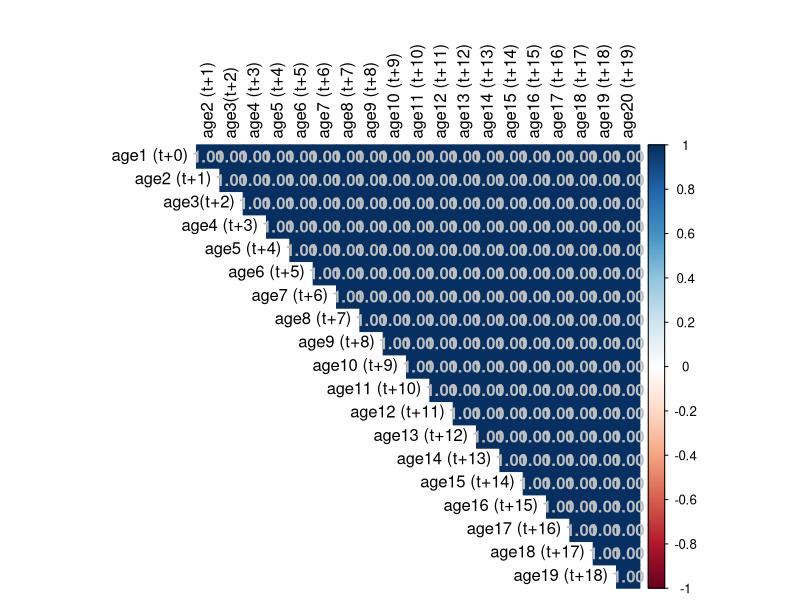
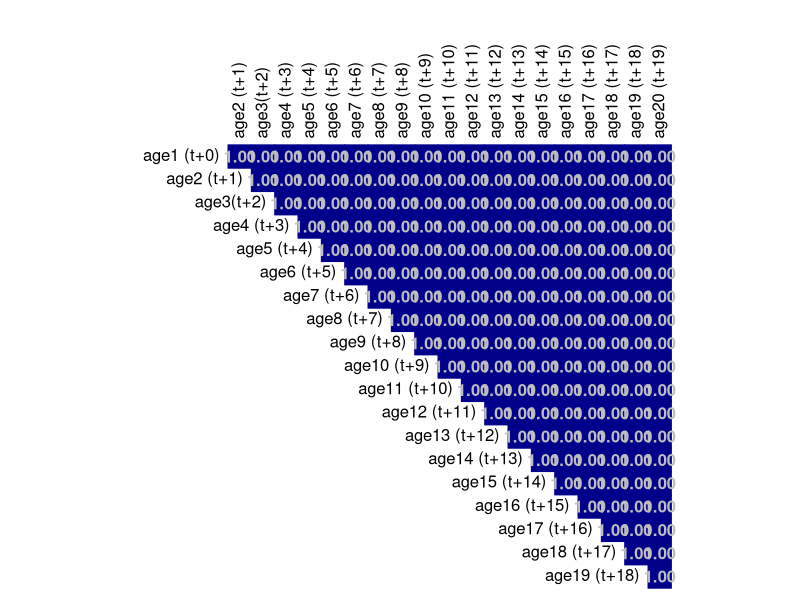
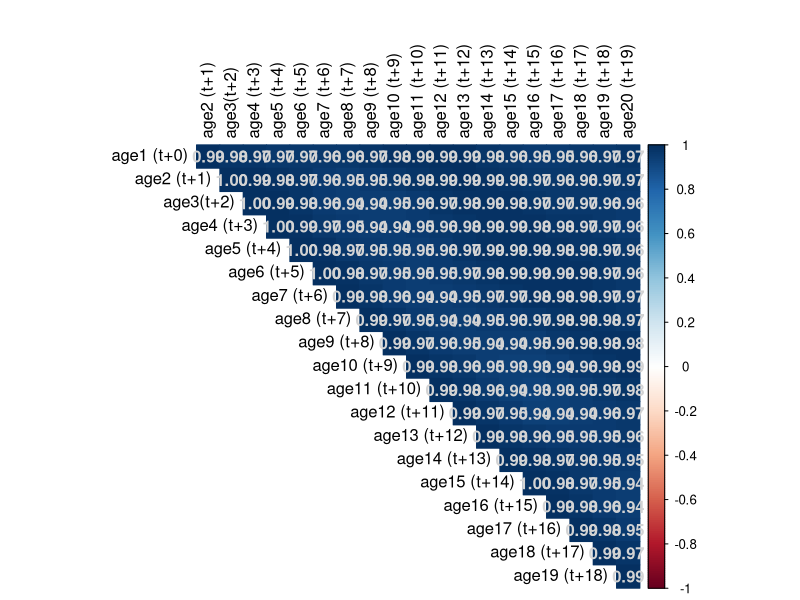
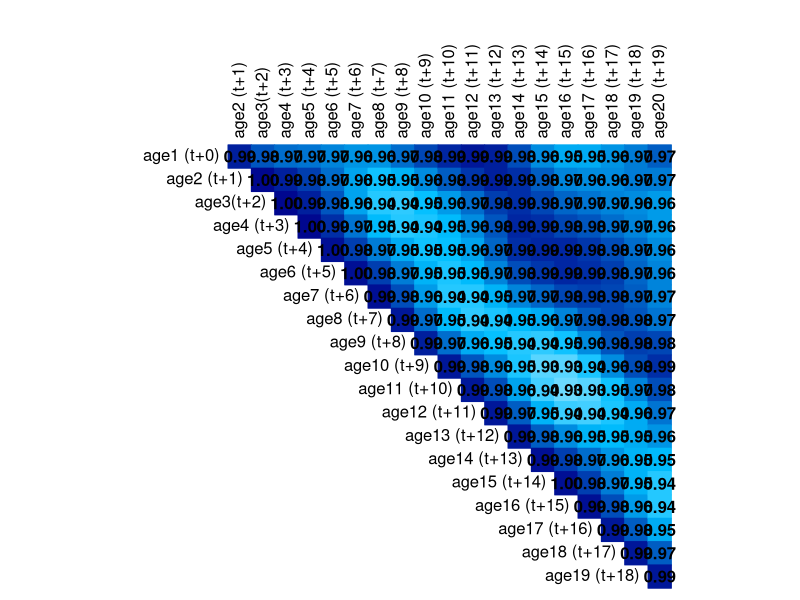
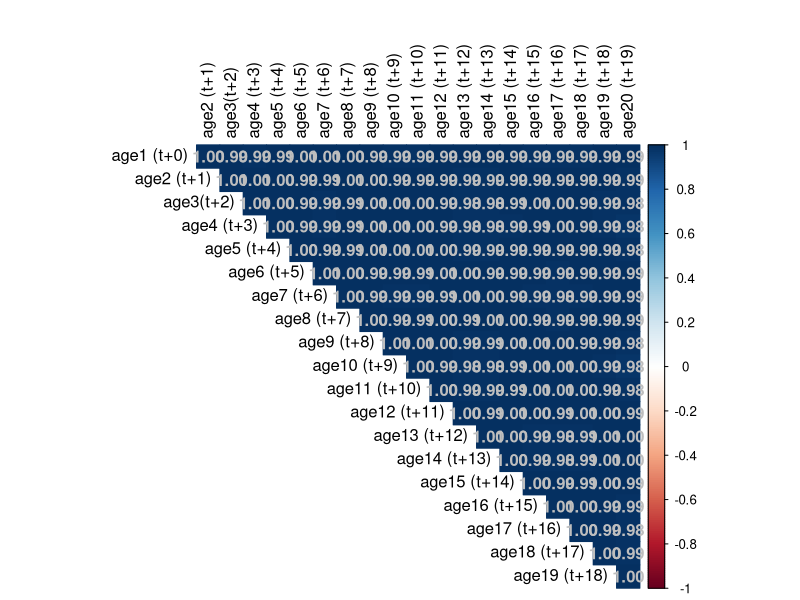
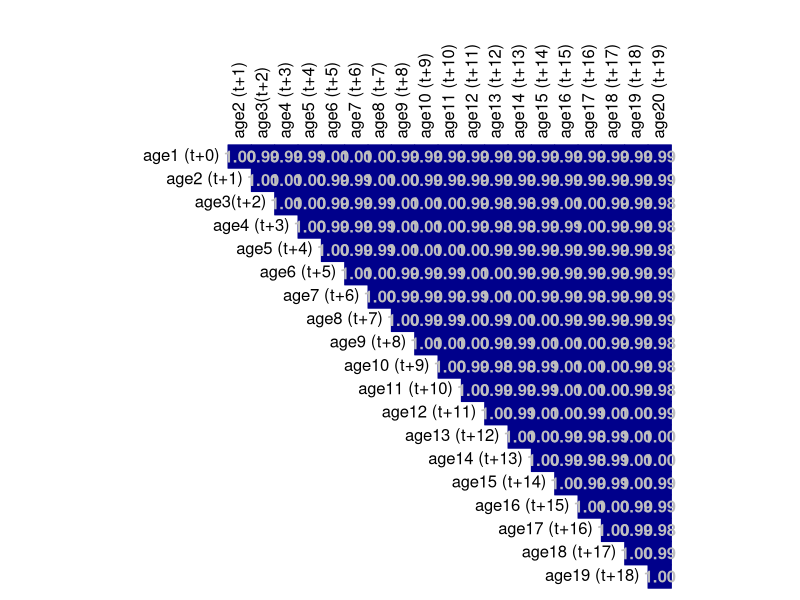
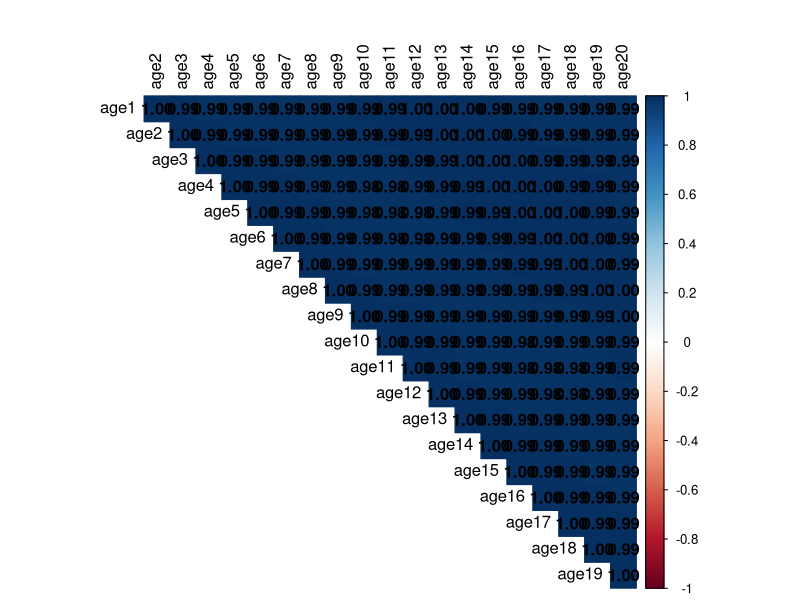
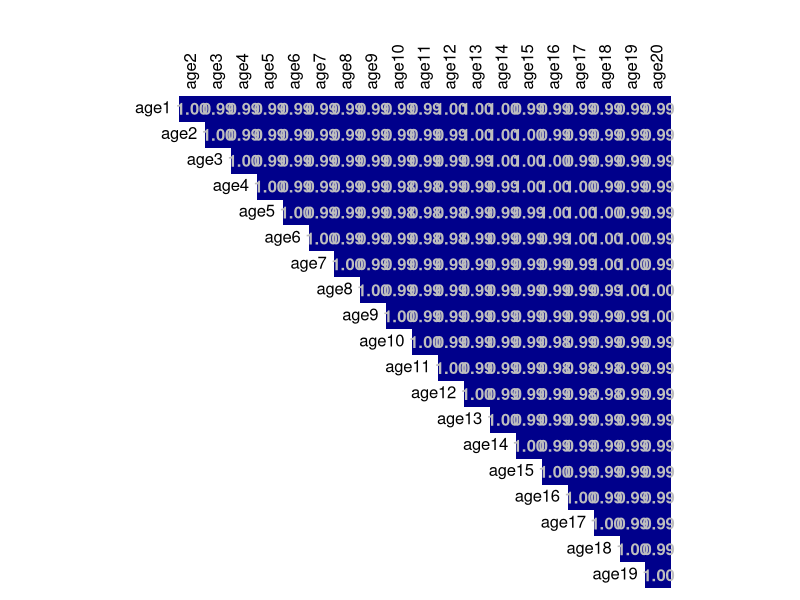

Write the R code that produced these figures, in order.
### dynamic rho visualization ####
### 
### created 8/17/22 to visualize the outputs from dyrho_parallel.R
### this is only the simulated corrplots for lagged correlation and dynamic rho correlation
### the empirical plots are in the empirical_analysis.Rmd script
### 

# load packages
library(dplyr)
library(tidyverse)
library(purrr)
library(ggplot2)
library(corrplot)
library(RColorBrewer)
library(viridisLite)

######################import the data#####################################################################################
dystats <-read.csv("dyrho_sim_stats.csv",header=T)
lagcorstats<-read.csv("lagged_correlation_sim_stats.csv",header=T)
dyrho_matrix <-read.csv("dyrho_supermatrices.csv",header=T)
lagcor_matrix <-read.csv("lagged_correlation_supermatrices.csv",header=T)


########################## SUMMARY STATISTICS #################################################################################
sumstats_dy <-dystats %>%group_by(sim)%>% summarize(mn=mean(mean), sem =sd(mean), msd=mean(sd_dyrho))
sumstats_dy 

sumstats_lagcor <-lagcorstats %>%group_by(sim)%>% summarize(mn=mean(mean_pairwisedist), sem =sd(mean_pairwisedist), msd=mean(sd_pairwisedist))
sumstats_lagcor 

######################## LAGGED CORRELATION CORRPLOT #########################################################################
lagged_ages <-c("age1 (t+0)", "age2 (t+1)","age3(t+2)","age4 (t+3)","age5 (t+4)","age6 (t+5)","age7 (t+6)","age8 (t+7)",
                "age9 (t+8)","age10 (t+9)","age11 (t+10)","age12 (t+11)","age13 (t+12)","age14 (t+13)","age15 (t+14)",
                "age16 (t+15)","age17 (t+16)","age18 (t+17)","age19 (t+18)","age20 (t+19)")

##export as .png with height =1000 and width = 1000##

### SIM I #############
lcm1 <-filter(lagcor_matrix, sim=="I")%>%select(-sim,-X)%>%as.matrix()
colnames(lcm1)<-lagged_ages
rownames(lcm1)<-lagged_ages
corrplot(lcm1, type="upper", method="color", title="", mar=c(0,0,2,0), addCoef.col = 'grey', diag=F,tl.col = "black")
#rescale
corrplot(lcm1, type="upper", method="color", title="", mar=c(0,0,2,0), 
         addCoef.col = 'grey', 
         diag=F,tl.col = "black",is.corr = T, col.lim = c(0.9, 1.0),
         #col=colorRampPalette(c("white","navy"),alpha=FALSE,space = "Lab")(50))
         col = colorRampPalette(c("white", "deepskyblue", "blue4"))(50),cl.pos="n")


### SIM II ##############
lcm2 <-filter(lagcor_matrix, sim=="II")%>%select(-sim,-X)%>%as.matrix()
colnames(lcm2)<-lagged_ages
rownames(lcm2)<-lagged_ages
corrplot(lcm2, type="upper", method="color", title="", mar=c(0,0,2,0), addCoef.col = 'light grey', diag=F,tl.col = "black")
#rescale
corrplot(lcm2, type="upper", method="color", title="", mar=c(0,0,2,0), 
         addCoef.col = 'black', 
         diag=F,tl.col = "black",is.corr = F, col.lim = c(0.9, 1.0),
         #col=colorRampPalette(c("white","navy"),alpha=FALSE,space = "Lab")(50))
         col = colorRampPalette(c("white", "deepskyblue", "blue4"))(50),cl.pos="n")



### SIM III ################
lcm3 <-filter(lagcor_matrix, sim=="III")%>%select(-sim,-X)%>%as.matrix()
colnames(lcm3)<-lagged_ages
rownames(lcm3)<-lagged_ages
corrplot(lcm3, type="upper", method="color", title="", mar=c(0,0,2,0), addCoef.col = 'grey', diag=F,tl.col = "black")
#rescale
corrplot(lcm3, type="upper", method="color", title="", mar=c(0,0,2,0), 
         addCoef.col = 'grey', 
         diag=F,tl.col = "black",is.corr = T, col.lim = c(0.9, 1.0),
         #col=colorRampPalette(c("white","navy"),alpha=FALSE,space = "Lab")(50))
         col = colorRampPalette(c("white", "deepskyblue", "blue4"))(50),cl.pos="n")


######################## DYNAMIC RHO CORRPLOT #########################################################################
rho_ages <-c("age1","age2","age3","age4","age5","age6","age7","age8","age9","age10","age11","age12","age13","age14","age15",
             "age16","age17","age18","age19","age20")

##export as .png with height =1000 and width = 1000##


### SIM I #############
drm1 <-filter(dyrho_matrix, sim=="I")%>%select(-sim,-X)%>%as.matrix()
colnames(drm1)<-rho_ages
rownames(drm1)<-rho_ages
corrplot(drm1, type="upper", method="color", title="", mar=c(0,0,2,0), addCoef.col = 'black', diag=F,tl.col = "black",is.corr = TRUE)
#rescaled
corrplot(drm1, type="upper", method="shade", title="", mar=c(0,0,2,0), 
         addCoef.col = 'grey', 
         diag=F,tl.col = "black",is.corr = T, 
         col.lim = c(0.9, 1.0),
        #col=colorRampPalette(c("white","navy"),alpha=FALSE)(50))
col = colorRampPalette(c("white", "deepskyblue", "blue4"), alpha=F)(50),cl.pos="n")


### SIM II #############
drm2 <-filter(dyrho_matrix, sim=="II")%>%select(-sim,-X)%>%as.matrix()
colnames(drm2)<-rho_ages
rownames(drm2)<-rho_ages
corrplot(drm2, type="upper", method="color", title="", mar=c(0,0,2,0), addCoef.col = 'black', diag=F,tl.col = "black",is.corr = TRUE)
#rescaled
corrplot(drm2, type="upper", method="color", title="", mar=c(0,0,2,0), 
         addCoef.col = 'black', 
         diag=F,tl.col = "black",is.corr = F, col.lim = c(0.9, 1.0),
         #col=colorRampPalette(c("white","navy"),alpha=FALSE,space = "Lab")(50))
         col = colorRampPalette(c("white", "deepskyblue", "blue4"))(50),cl.pos="n")



### SIM III #############
drm3 <-filter(dyrho_matrix, sim=="III")%>%select(-sim,-X)%>%as.matrix()
colnames(drm3)<-rho_ages
rownames(drm3)<-rho_ages
corrplot(drm3, type="upper", method="color", title="", mar=c(0,0,2,0), addCoef.col = 'black', diag=F,tl.col = "black",is.corr = TRUE)
#rescaled
corrplot(drm3, type="upper", method="color", title="", mar=c(0,0,2,0), 
         addCoef.col = 'black', 
         diag=F,tl.col = "black",is.corr = F, col.lim = c(0.9, 1.0),
         #col=colorRampPalette(c("white","navy"),alpha=FALSE,space = "Lab")(50))
         col = colorRampPalette(c("white", "deepskyblue", "blue4"))(50),cl.pos="n")

